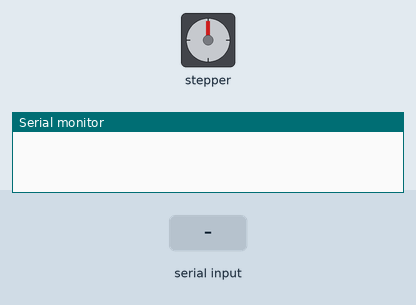
Bench run of a sketch on a simulated Arduino Uno, built with avr-gcc and run on an emulated ATmega328P. On the bench: stepper motor, the last lines printed to the serial monitor. Inputs (shaded band) come from the test bench. Stepper angles assume 2038 steps per turn.

Above: at 1.2 s.
1.3 s: "close\n" received over Serial
At 2.06 s:
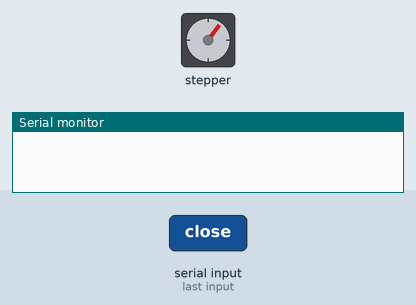
At 5.3 s:
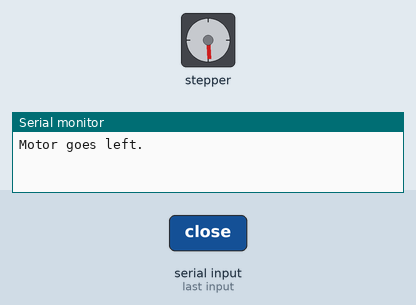
6.2 s: "open\n" received over Serial
At 11.63 s:
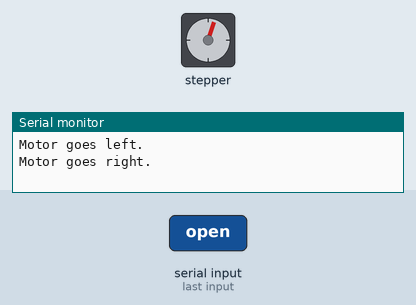
Timing chart, 0 to 15.2 s (numbered marks = the images above; inputs shaded):
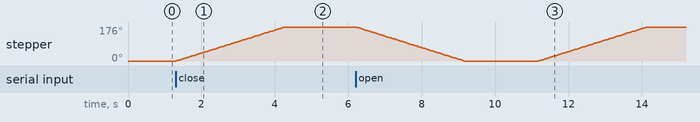

Measured:
- after the input at 1.3 s, stepper: turns 176° clockwise in 3.0 s, starting at once
- after the input at 6.2 s, stepper: turns 176° counter-clockwise in 2.9 s, then 176° clockwise in 3.0 s

The sketch:

test_fridgelock.ino
```cpp
#include <Stepper.h>

// Defines the number of steps per rotation
const int stepsPerRevolution = 2038; // Adjust according to your motor
const int steps = 1000;

// Creates an instance of stepper class
Stepper myStepper = Stepper(stepsPerRevolution, 8, 10, 9, 11);

void setup() {
    Serial.begin(9600);
}

void loop() {
    if (Serial.available() > 0) {
        String command = Serial.readStringUntil('\n');

        if (command == "close") {
            myStepper.setSpeed(10);
            myStepper.step(steps);
            Serial.println("Motor goes left.");
        }
        else if (command == "open") {
            myStepper.setSpeed(10);
            myStepper.step(-steps);
            Serial.println("Motor goes right.");
            delay(2000);
            myStepper.setSpeed(10);
            myStepper.step(steps);
            Serial.println("Motor closes.");
        }
        else {
            Serial.println("Invalid command. Type 'open'.");
        }
        delay(500); // Delay to stabilize the input
    }
}
```
